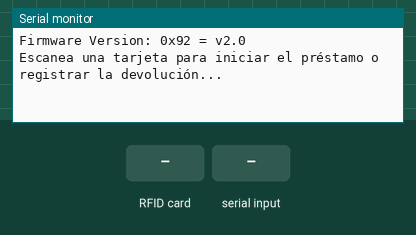
Simulated run of this sketch. Board: Arduino Uno, built with avr-gcc and run on an emulated ATmega328P. Parts: the last lines printed to the serial monitor. The test bench sets the inputs (shaded band).

Above: at 1.3 s.
1.4 s: RFID card 5E 7A 19 C4 held to the reader
At 2.0 s:
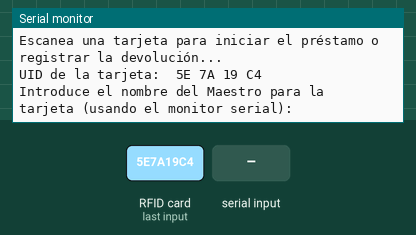
2.9 s: "1\n" received over Serial
At 4.1 s:
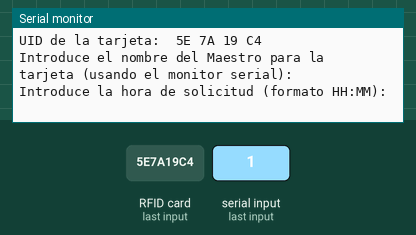
4.4 s: byte 10 ('\n') received over Serial
At 5.6 s:
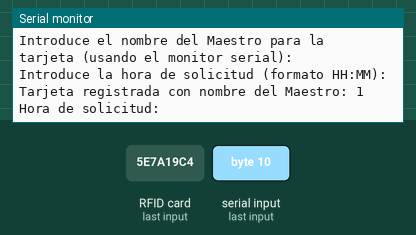
5.9 s: RFID card 5E 7A 19 C4 held to the reader
At 7.2 s:
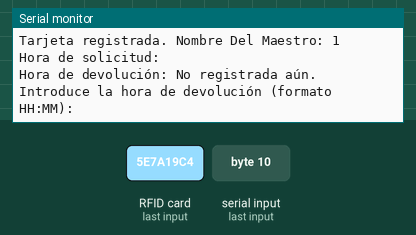
7.5 s: "0\n" received over Serial
At 8.1 s:
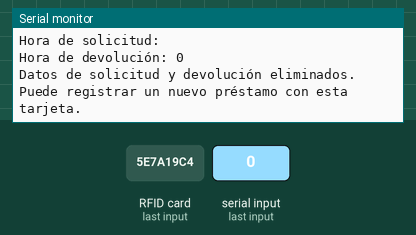

The sketch:

RFID.ino
```cpp
#include <SPI.h>
#include <MFRC522.h>

#define RST_PIN         9
#define SS_PIN          10

MFRC522 mfrc522(SS_PIN, RST_PIN);

// Almacenar los datos de las tarjetas
struct RFIDCard {
  byte id[4];           // ID de la tarjeta (4 bytes)
  String name;
  String requestTime;
  String returnTime;
};


RFIDCard cards[10];
int cardCount = 0;

void setup() {
  Serial.begin(9600);
  while (!Serial);
  SPI.begin();
  mfrc522.PCD_Init();
  delay(4);
  mfrc522.PCD_DumpVersionToSerial();
  Serial.println(F("Escanea una tarjeta para iniciar el préstamo o registrar la devolución..."));
}

void loop() {
  // Verificar si hay una tarjeta nueva presente
  if (!mfrc522.PICC_IsNewCardPresent()) {
    return;
  }

  // Seleccionar la tarjeta
  if (!mfrc522.PICC_ReadCardSerial()) {
    return;
  }

  // Mostrar UID de la tarjeta en la consola
  Serial.print(F("UID de la tarjeta: "));
  for (byte i = 0; i < mfrc522.uid.size; i++) {
    Serial.print(mfrc522.uid.uidByte[i] < 0x10 ? " 0" : " ");
    Serial.print(mfrc522.uid.uidByte[i], HEX);
  }
  Serial.println();

  // Verificar si la tarjeta ya está registrada
  bool found = false;
  for (int i = 0; i < cardCount; i++) {
    if (compareUID(cards[i].id, mfrc522.uid.uidByte)) {
      found = true;
      if (cards[i].returnTime == "") {
        // La tarjeta está registrada pero aún no ha sido devuelta
        Serial.print(F("Tarjeta registrada. Nombre Del Maestro: "));
        Serial.println(cards[i].name);
        Serial.print(F("Hora de solicitud: "));
        Serial.println(cards[i].requestTime);
        Serial.print(F("Hora de devolución: No registrada aún."));
        Serial.println();

        // Solicitar hora de devolución
        Serial.println(F("Introduce la hora de devolución (formato HH:MM):"));
        String returnTime = readSerialString(); // Leer la hora de devolución

        // Guardar la hora de devolución
        cards[i].returnTime = returnTime;

        // Mostrar todos los datos y luego limpiar los campos de hora de solicitud y devolución
        Serial.print(F("Tarjeta devuelta. Nombre: "));
        Serial.println(cards[i].name);
        Serial.print(F("Hora de solicitud: "));
        Serial.println(cards[i].requestTime);
        Serial.print(F("Hora de devolución: "));
        Serial.println(cards[i].returnTime);

        // Limpiar los datos de solicitud y devolución, pero mantener el nombre
        cards[i].requestTime = "";
        cards[i].returnTime = "";

        Serial.println(F("Datos de solicitud y devolución eliminados. Puede registrar un nuevo préstamo con esta tarjeta."));
      } else {
        // La tarjeta ha sido devuelta
        Serial.print(F("Tarjeta devuelta. Nombre: "));
        Serial.println(cards[i].name);
        Serial.print(F("Hora de solicitud: "));
        Serial.println(cards[i].requestTime);
        Serial.print(F("Hora de devolución: "));
        Serial.println(cards[i].returnTime);
        Serial.println();
      }
      break;
    }
  }

  // Si la tarjeta no está registrada, solicitar nombre y hora de solicitud
  if (!found) {
    if (cardCount < 10) {
      Serial.println(F("Introduce el nombre del Maestro para la tarjeta (usando el monitor serial):"));
      String name = readSerialString(); // Leer el nombre ingresado

      // Obtener hora de solicitud manualmente
      Serial.println(F("Introduce la hora de solicitud (formato HH:MM):"));
      String requestTime = readSerialString(); // Leer la hora de solicitud

      // Guardar los datos de la tarjeta
      for (byte i = 0; i < mfrc522.uid.size; i++) {
        cards[cardCount].id[i] = mfrc522.uid.uidByte[i];
      }
      cards[cardCount].name = name;
      cards[cardCount].requestTime = requestTime;
      cards[cardCount].returnTime = ""; // Hora de devolución no está registrada aún
      cardCount++;

      Serial.print(F("Tarjeta registrada con nombre del Maestro: "));
      Serial.println(name);
      Serial.print(F("Hora de solicitud: "));
      Serial.println(requestTime);
    } else {
      Serial.println(F("Número máximo de tarjetas registradas alcanzado."));
    }
  }

  // Detener la comunicación con la tarjeta
  mfrc522.PICC_HaltA();
  mfrc522.PCD_StopCrypto1();
}

// Comparar UID de las tarjetas
bool compareUID(byte *uid1, byte *uid2) {
  for (byte i = 0; i < 4; i++) {
    if (uid1[i] != uid2[i]) {
      return false;
    }
  }
  return true;
}

// Leer una cadena desde el monitor serial
String readSerialString() {
  String inputString = "";
  char receivedChar;

  while (true) {
    if (Serial.available()) {
      receivedChar = Serial.read();
      if (receivedChar == '\n') {
        break; // Fin de la entrada
      } else {
        inputString += receivedChar; // Agregar carácter a la cadena
      }
    }
  }

  inputString.trim();
  return inputString;
}
```

Measured:
- after the input at 1.4 s, the serial monitor: prints a new line at once (image 1)
- after the input at 2.9 s, the serial monitor: prints a new line at once (image 2)
- after the input at 4.4 s, the serial monitor: prints a new line at once (image 3)
- after the input at 5.9 s, the serial monitor: prints a new line at once (image 4)
- after the input at 7.5 s, the serial monitor: prints a new line at once (image 5)
